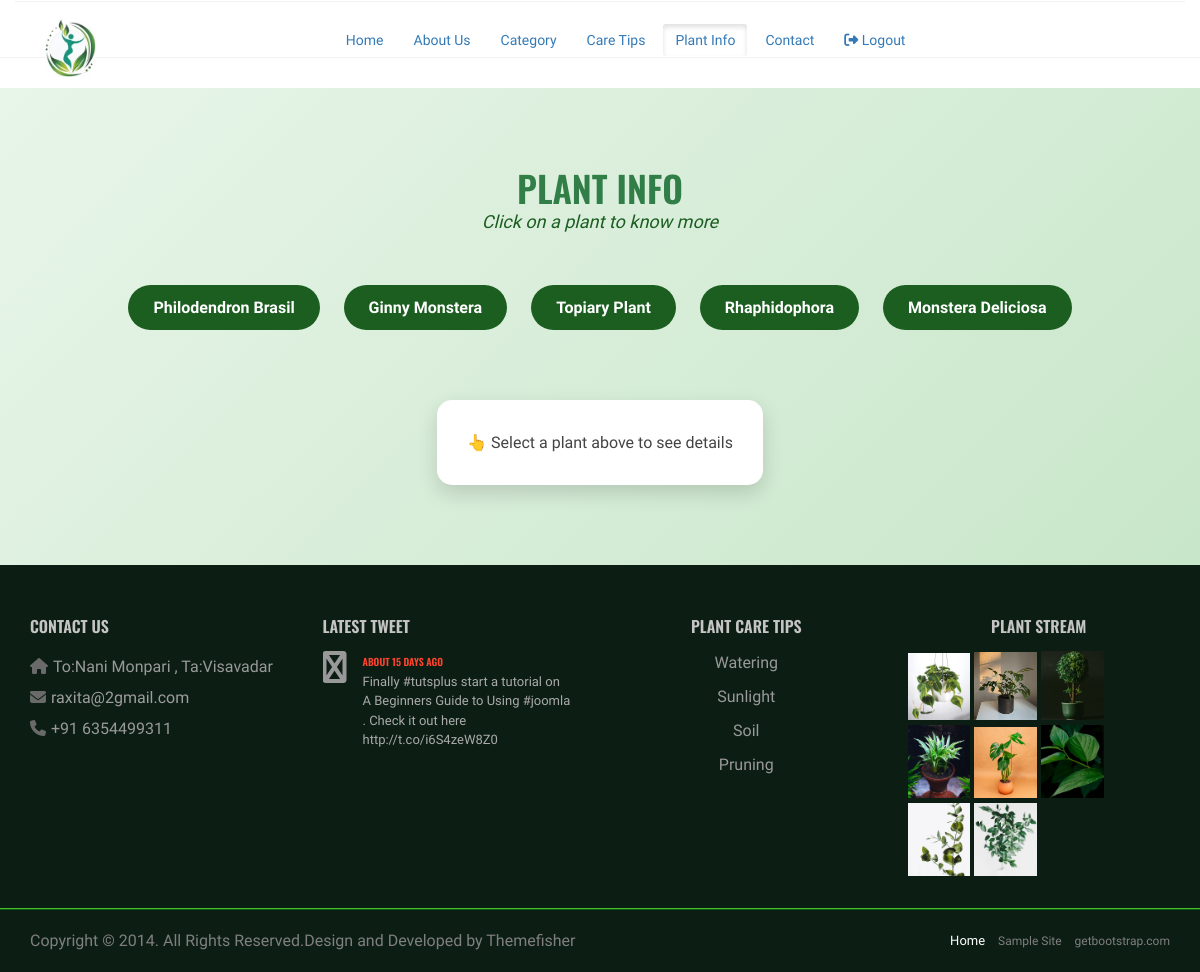
/plantinfo.php, run on the app's committed database.
### tables this page shows
CREATE TABLE `sitesettings` (
  `id` int(10) NOT NULL,
  `sitename` varchar(100) NOT NULL,
  `address` text NOT NULL,
  `phoneno` varchar(12) NOT NULL,
  `email` varchar(150) NOT NULL,
  `image` varchar(100) NOT NULL
);

CREATE TABLE `plantinformation` (
  `id` int(20) NOT NULL,
  `plantname` varchar(100) NOT NULL,
  `plantdescription` text NOT NULL,
  `image` varchar(100) NOT NULL
);

### plantinfo.php (the view, shortened to what this page needs)
<!doctype html>
<html lang="en">
    <head>
    <link rel="stylesheet" href="css/style.css"></link>
          <?php
             include_once('include/style.php');
             ?>
         </head>
    <body>
       <?php
           include_once('include/config.php');
                     $settingqry="select * from sitesettings";
                     $settingresult = mysqli_query($conn,$settingqry) or exit("settings select fail" . mysqli_error($conn));
                     $settingrow=mysqli_fetch_array($settingresult);
        ?>
    <?php
    include_once('include/header.php');
    ?>
   <?php
include_once('admin/includes/config.php');
$qry = "SELECT * FROM plantinformation ORDER BY id ASC";
$result = mysqli_query($conn, $qry);
$plants = [];
while($row = mysqli_fetch_assoc($result)){
  $plants[] = $row;
}
?>
<section id="plant-info">
  <div class="container">
 <h1 class="display-1 animated slideInLeft">Plant info</h1>
    <p class="section-subtitle">Click on a plant to know more</p>
    <div class="plant-buttons">
      <?php foreach($plants as $p): ?>
        <button onclick="showPlant('<?php echo $p['id']; ?>')">
          <?php echo htmlspecialchars($p['plantname']); ?>
        </button>
      <?php endforeach; ?>
    </div>
    <div id="plant-display" class="plant-display">
      <p>👆 Select a plant above to see details</p>
    </div>
  </div>
</section>
        <?php
        include_once('include/footer.php');
        ?>
        <div id="copyright-section" class="copyright-section">
            <div class="container">
                <div class="row">
                    <div class="col-md-7">
                        <div class="copyright">
                            Copyright © 2014. All Rights Reserved.Design and Developed by <a href="http://www.themefisher.com">Themefisher</a>
                        </div>
                    </div>
                    <div class="col-md-5">
                        <div class="copyright-menu pull-right">
                            <ul>
                                <li><a href="#" class="active">Home</a></li>
                                <li><a href="#">Sample Site</a></li>
                                <li><a href="#">getbootstrap.com</a></li>
                            </ul>
                        </div>
                    </div>
                </div>
            </div>
        </div>
    </body>
</html>

### include/header.php (shortened to what this page needs)
  <header class="clearfix">
            <div class="navbar navbar-default navbar-top">
                <div class="container">
                    <div class="navbar-header">
                         <a class="navbar-brand" href="index.php">
                            <?php
                            if(isset($settingrow['image']) && $settingrow['image']!=null ){
                                ?>
                           <img src="images/logo/<?php echo $settingrow['image']; ?> "class ="logo" alt="" >
                                <?php
                            }else{
                                ?>
                                <h1><?php echo $settingrow['sitename']; ?></h1>
                                <?php
                            }
                           ?>
                        </a>
                    </div>
                    <div class="navbar-collapse collapse"><br>
<div class="container">
    <div class="d-flex justify-content-center my-4">
        <div class="p-3 bg-light rounded shadow d-flex align-items-center" style="gap:10px;">
            <a class="btn <?php echo basename($_SERVER['PHP_SELF']) == 'index.php' ? 'active' : 'btn-outline-success'; ?>" href="index.php">Home</a>
            <a class="btn <?php echo basename($_SERVER['PHP_SELF']) == 'about.php' ? 'active' : 'btn-outline-success'; ?>" href="about.php">About Us</a>
            <?php $category_active_pages = ['category.php','subcategories.php']; ?>
            <div class="btn-group">
                <a href="#" class="btn <?php echo in_array(basename($_SERVER['PHP_SELF']), $category_active_pages) ? 'active' : 'btn-outline-success'; ?> dropdown-toggle" data-toggle="dropdown">
                    Category
                </a>
            </div>
            <a class="btn <?php echo basename($_SERVER['PHP_SELF']) == 'caretips.php' ? 'active' : 'btn-outline-success'; ?>" href="caretips.php">Care Tips</a>
            <a class="btn <?php echo basename($_SERVER['PHP_SELF']) == 'plantinfo.php' ? 'active' : 'btn-outline-success'; ?>" href="plantinfo.php">Plant Info</a>
            <a class="btn <?php echo basename($_SERVER['PHP_SELF']) == 'contact.php' ? 'active' : 'btn-outline-success'; ?>" href="contact.php">Contact</a>
            <a class="btn btn-outline-danger" href="logout.php"><i class="fas fa-sign-out-alt"></i> Logout</a>
        </div>
    </div>
</div>
                    </div>
                </div>
            </div>
        </header>
        <html>
            <head>
                 <link rel="stylesheet" href="https://cdnjs.cloudflare.com/ajax/libs/font-awesome/6.5.0/css/all.min.css">
            </head>
        </html>

### include/footer.php (shortened to what this page needs)
<section id="footer-section" class="footer-section">
          <div class="container">
              <div class="row">
                  <div class="col-md-3">
                      <div class="section-heading-2">
                          <h3 class="section-title">
                              <span>CONTACT US</span>
                          </h3>
                      </div>
                      <div class="footer-address">
                          <ul>
                              <li class="footer-contact"><i class="fa fa-home"></i><?php echo $settingrow['address']; ?></li>
                              <li class="footer-contact"><i class="fa fa-envelope"></i><a href="#"><?php echo $settingrow['email']; ?></a></li>
                              <li class="footer-contact"><i class="fa fa-phone"></i>+91 <?php echo $settingrow['phoneno']; ?></li>
                          </ul>
                      </div>
                  </div>
                   <div class="col-md-3">
                      <div class="section-heading-2">
                          <h3 class="section-title">
                              <span>Latest Tweet</span>
                          </h3>
                      </div>
                      <div class="latest-tweet">
                          <div class="media">
                              <div class="media-left">
                                  <i class="fa fa-twitter fa-2x media-object"></i>
                              </div>
                              <div class="media-body">
                                  <h4 class="media-heading">About 15 days ago</h4>
                                  <p>Finally #tutsplus start a tutorial on A Beginners Guide to Using #joomla . Check it out here http://t.co/i6S4zeW8Z0</p>
                              </div>
                          </div>
                      </div>
              </div>
                   <div class="col-md-3">
                      <div class="section-heading-2">
                          <h3 class="section-title">
                             <center> <span>Plant care tips</span></center>
                          </h3>
                      </div>
                      <div class="subscription">
                          <center><p>Watering</p>
                          <p>Sunlight</p>
                          <p>Soil</p>
                          <p>Pruning</p></center>
                      </div>
                  </div>
                  <div class="col-md-3">
                      <div class="section-heading-2">
                          <h3 class="section-title">
                      <center><span>PLANT STREAM</span></center>
                          </h3>
                      </div>
                      <div class="flickr-widget">
                          <ul class="plant-list">
                              <li>
                                  <a href="asset/images/portfolio/img1.jpg" data-lightbox="picture-1">
                                      <img src="images/image1.jpg" alt="" class="img-responsive">
                                  </a>
                              </li>
                              <li>
                                  <a href="asset/images/portfolio/img2.jpg" data-lightbox="picture-2">
                                      <img src="images/image2.jpg" alt="" class="img-responsive">
                                  </a>
                              </li>
                              <li>
                                  <a href="asset/images/portfolio/img3.jpg" data-lightbox="picture-3">
                                      <img src="images/image3.jpg" alt="" class="img-responsive">
                                  </a>
                              </li>
                              <li>
                                  <a href="asset/images/portfolio/img4.jpg" data-lightbox="picture-4">
                                      <img src="images/image4.jpg" alt="" class="img-responsive">
                                  </a>
                              </li>
                              <li>
                                  <a href="asset/images/portfolio/img5.jpg" data-lightbox="picture-5">
                                      <img src="images/image5.jpg" alt="" class="img-responsive">
                                  </a>
                              </li>
                              <li>
                                  <a href="asset/images/portfolio/img6.jpg" data-lightbox="picture-6">
                                      <img src="images/image6.jpg" alt="" class="img-responsive">
                                  </a>
                              </li>
                              <li>
                                  <a href="asset/images/portfolio/img1.jpg" data-lightbox="picture-7">
                                      <img src="images/image7.jpg" alt="" class="img-responsive">
                                  </a>
                              </li>
                              <li>
                                  <a href="asset/images/portfolio/img2.jpg" data-lightbox="picture-8">
                                      <img src="images/image8.jpg" alt="" class="img-responsive">
                                  </a>
                              </li>
                          </ul>
                      </div>
                  </div>
              </div>
          </div>
      </section>

### asset/css/style.css (style rules this page uses)
body { font-family: 'PT Sans Narrow', Arial, sans-serif; font-size: 16px; color: #327e48; line-height: 21px; -webkit-font-smoothing: antialiased !important; -moz-osx-font-smoothing: grayscale !important; text-rendering: optimizeLegibility !important; -webkit-font-smoothing: antialiased !important; vertical-align: baseline; }
ul, ol { list-style: none; }
ul { padding: 0; margin: 0; }
p { font-size: 16px; font-weight: 400; color: #444; line-height: 1.5em; }
a { transition: color 0.2s ease-in-out; -moz-transition: color 0.2s ease-in-out; -webkit-transition: color 0.2s ease-in-out; -o-transition: color 0.2s ease-in-out; }
a, a:hover, a:focus, a:active { outline: 0; text-decoration: none; }
img { width: 35%; }
h1, h2, h3, h4, h5, h6 { font-family: 'Oswald', Arial, sans-serif; font-weight: 600; text-transform: uppercase; margin-top: 0; margin-bottom: 0; }
.section-title { margin-bottom: 80px; }
.navbar { margin-bottom: 0; background: #fff; border-bottom: 1px solid #f2f2f2 !important; border: none; border-radius: 0; -webkit-border-radius: 0; -moz-border-radius: 0; -o-border-radius: 0; }
.navbar-brand { position: relative; padding: 27px 0; padding-top: 0; margin: 0!important; transition: all 0.3s ease-in-out; -moz-transition: all 0.3s ease-in-out; -webkit-transition: all 0.3s ease-in-out; -o-transition: all 0.3s ease-in-out; }
a.navbar-brand { font-family: "Kaushan Script","Helvetica Neue",Helvetica,Arial,cursive; font-size: 40px; padding-top: 20px; color: #ff432e !important; }
.footer-section { border-bottom: 1px solid #48bc24; background: #03150bf5; color: #999; font-weight: 400; padding: 53px 0 27px; }
.footer-section p { color: #999; }
.footer-section .section-title { color: #c5c5c5; }
.footer-section .section-heading-2 span:after { background: #434343; }
.footer-section .section-heading-2 .section-title:after { background-color: #363636; }
.footer-section .section-heading-2 h3 { font-size: 16px; margin-bottom: 15px; }
.footer-address ul li { padding: 5px 0; }
.footer-address ul li .fa { color: #6a6a6a; font-size: 16px; margin-right: 5px; }
.footer-address ul li a { color: #9d9d9d; }
.latest-tweet .media-body { padding: 5px 14px 5px 6px; }
.latest-tweet .media-body p { font-size: 13px; color: #aaa; }
.latest-tweet h4.media-heading { font-size: 10px; color: #FF432E; }
.flickr-widget li { position: relative; overflow: hidden; display: inline-block; width: 23.97%; }
.flickr-widget li img { width: 100%; height: auto; }
.copyright-section { border-top: 1px solid #0c5e13; font-size: 12px; padding: 20px 0; background: #03150bf5; color: #7f7f7f; }
.copyright { font-size: 16px; }
.copyright-section a { color: #7f7f7f; }
.copyright-menu li { display: inline; padding-left: 10px; }
.copyright-menu li a { color: #7f7f7f; font-weight: 500; }
.copyright-menu li a.active { color: #fff; font-size: 13px; }
#plant-info { padding: 80px 0; background: linear-gradient(135deg, #e8f5e9, #c8e6c9); text-align: center; }
#plant-info .section-subtitle { font-size: 18px; color: #1b5e20; margin-bottom: 40px; font-style: italic; }
.plant-buttons { margin-bottom: 40px; }
.plant-buttons button { background: #1b5e20; color: #fff; border: none; padding: 12px 25px; margin: 10px; border-radius: 25px; font-size: 16px; font-weight: bold; cursor: pointer; transition: all 0.3s ease; }
.plant-display { margin-top: 20px; text-align: center; background: #ffffff; padding: 30px; border-radius: 15px; display: inline-block; box-shadow: 0 8px 20px rgba(0,0,0,0.15); }
.plant-display p { font-size: 16px; color: #444; max-width: 500px; margin: 0 auto; line-height: 1.6; }
header .container { width: 100%; margin: 0 auto; text-align: center; }
header { margin-bottom: 30px; }
header { border: none; box-shadow: none; }
header a { text-decoration: none; }
header .logo { margin-left: 30px; }
header .logo { display: block; height: 60px; width: auto; margin: 20; padding: 0; object-fit: contain; }
.logo { height: 50px; width: auto; position: relative; top: -5px; }

### data on the page
sitesettings: image (picture), address "To:Nani Monpari , Ta:Visavadar", email "raxita@2gmail.com", phoneno "6354499311"
plantinformation: plantname "Philodendron Brasil"
plantinformation: plantname "Ginny Monstera"
plantinformation: plantname "Topiary Plant"
plantinformation: plantname "Rhaphidophora"
plantinformation: plantname "Monstera Deliciosa"
